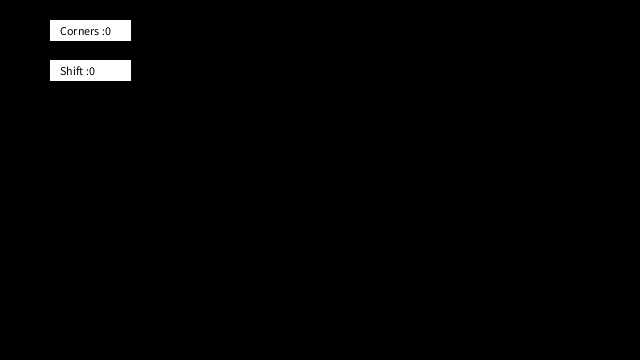
Frame 1 (no input)
Frame 60 (the mouse pressed at the canvas centre just before this capture): identical to frame 1, image omitted
Frame 120 (the mouse held since frame 60 and released just before this capture): identical to frame 1, image omitted

The Processing sketch that drew this single still picture (run headless with seeded random() and noise(); from frame 60 on, the mouse is pressed at the canvas centre):

// Processing sketch: StarMachine
// ── StarMachine.pde
class Slider{
  PVector ScreenPos;
  String Text;
  float Pos=0;
  float Min;
  float Max;
  Slider(PVector dScreenPos,String dText,float dMin,float dMax){
   ScreenPos=dScreenPos; Text= dText; Min=dMin; Max=dMax;
  }
  boolean Sliding(){
    return mousePressed&&(mouseX>Pos+ScreenPos.x)&&(mouseX<Pos+ScreenPos.x+90)
    &&(mouseY>ScreenPos.y-10)&&(mouseY<ScreenPos.y+20+10)&&(Pos>=Min)&&(Pos<=Max);
  }
  void ChangeText(String NewT){
    Text=NewT;
  }
  void CalcSlide(){
    if(Sliding()){
      Pos=mouseX-ScreenPos.x-45;
    }
    if(Pos>Max){
       Pos=Max;
    }if(Pos<Min){
       Pos=Min;
    }
  }
  void Display(){
    fill(255);
    rect(ScreenPos.x+Pos,ScreenPos.y,80,20);
    fill(0);
    text(Text,ScreenPos.x+Pos+10,ScreenPos.y+15);
  }
}
void setup(){
    frameRate(60);
    size(640, 360);
}
Slider S=new Slider(new PVector(50,20),"Corners",0,20*20);
Slider SA=new Slider(new PVector(50,60),"Shift",0,0);
void draw(){
  background(0); 
  stroke(255);
  S.CalcSlide();
  S.ChangeText("Corners :"+floor(S.Pos/20));
  S.Display();
  SA.Max=S.Pos;
  SA.CalcSlide();
  SA.ChangeText("Shift :"+floor(SA.Pos/40));
  SA.Display();
  float PoiNum=floor(S.Pos/20);
  float Change=floor(SA.Pos/40);
  float N=Change;
  line(100+200,200,
  100*cos(2*(N)/PoiNum*PI)+200,100*sin(2*(N)/PoiNum*PI)+200);
  while(N!=0){
    line(100*cos(2*N/PoiNum*PI)+200,100*sin(2*N/PoiNum*PI)+200,
    100*cos(2*((N+Change)%PoiNum)/PoiNum*PI)+200,100*sin(2*((N+Change))/PoiNum*PI)+200);
    N=(N+Change)%PoiNum;
  }
  for(float P=0;P<=PoiNum;P++){
    ellipse(100*cos(2*P/PoiNum*PI)+200,100*sin(2*P/PoiNum*PI)+200,2,2);
  }
}
